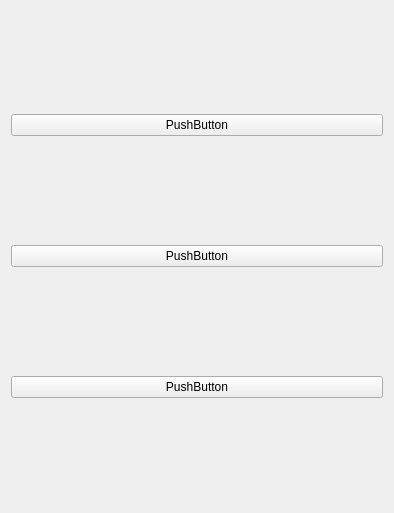
<?xml version="1.0" encoding="UTF-8"?>
<ui version="4.0">
 <class>Form</class>
 <widget class="QWidget" name="Form">
  <property name="geometry">
   <rect>
    <x>0</x>
    <y>0</y>
    <width>394</width>
    <height>513</height>
   </rect>
  </property>
  <property name="windowTitle">
   <string>Form</string>
  </property>
  <layout class="QVBoxLayout" name="verticalLayout_2">
   <item>
    <widget class="QPushButton" name="pushButton_2">
     <property name="text">
      <string>PushButton</string>
     </property>
    </widget>
   </item>
   <item>
    <widget class="QPushButton" name="pushButton_3">
     <property name="text">
      <string>PushButton</string>
     </property>
    </widget>
   </item>
   <item>
    <widget class="QPushButton" name="pushButton">
     <property name="text">
      <string>PushButton</string>
     </property>
    </widget>
   </item>
  </layout>
 </widget>
 <resources/>
 <connections/>
</ui>
